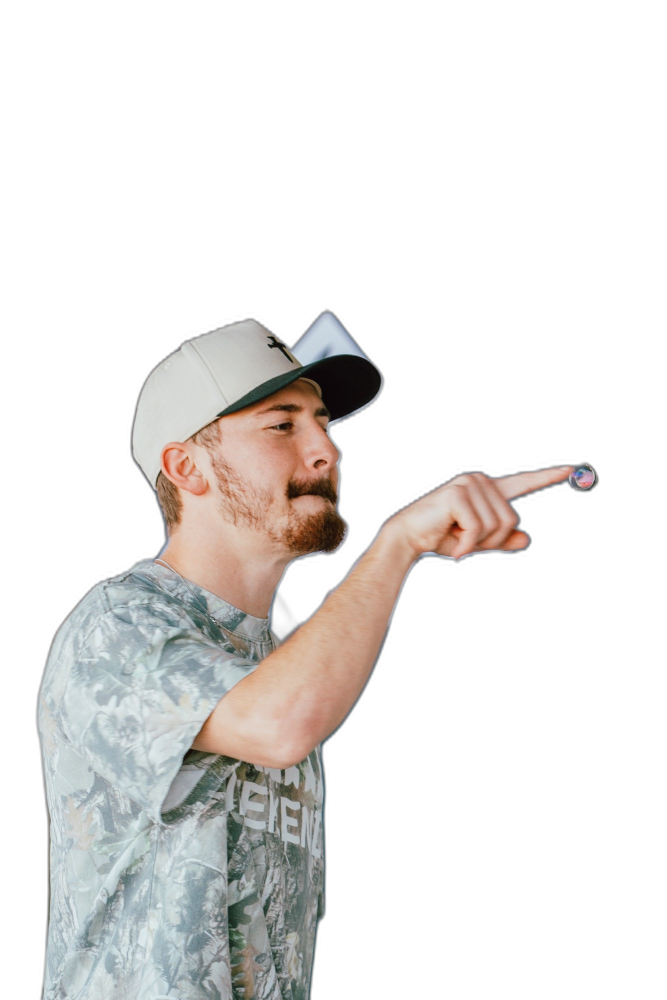
#> input picture source-art/cut1.png, 1333 x 2000 px, found by its file name (shown at 1/2 size)
$ python prep.py
#> lines starting #> are read from the running program, lines starting #| are printed output that depends on the picture; after the words box and inside, x2 and y2 are one past the last pixel; in counts of white or black regions, pixels touching at a corner belong together
from PIL import Image, ImageDraw, ImageFilter
import base64, io, json
I='../../images/'
def mask_ellipse(size, box, feather):
    m=Image.new('L',size,0); d=ImageDraw.Draw(m); d.ellipse(box,fill=255)
    return m.filter(ImageFilter.GaussianBlur(feather))
def mul_alpha(im, m):
    a=im.getchannel('A'); from PIL import ImageChops
    im.putalpha(ImageChops.multiply(a,m)); return im
# head1
c1=Image.open('cut1.png').crop((240,600,780,1130))
m=mask_ellipse(c1.size,(25,25,525,515),6)
#> in mask_ellipse, `m = Image.new('L', size, 0)`: m: PIL image 540x530 L; every value is 0
d=ImageDraw.Draw(m); d.polygon([(350,0),(540,0),(540,104),(470,108),(400,120),(356,128),(344,98)],fill=0)
h1=mul_alpha(c1,m); h1=h1.crop(h1.getbbox()); print('h1',h1.size, c1.getbbox())
#| h1 (504, 506) (19, 24, 523, 530)
# head2
c2=Image.open('cut2.png').crop((670,540,870,800))
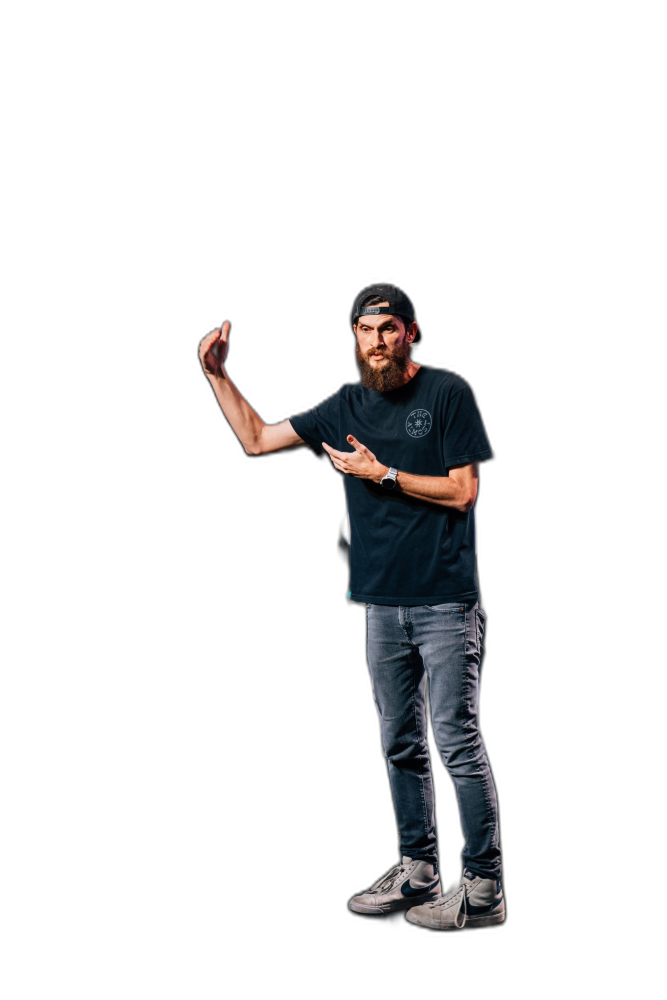
#> input picture source-art/cut2.png, 1333 x 2000 px, found by its file name (shown at 1/2 size)
m=mask_ellipse(c2.size,(5,8,195,242),3)
#> in mask_ellipse (call 2), `m = Image.new('L', size, 0)`: m: PIL image 200x260 L; every value is 0
h2=mul_alpha(c2,m); h2=h2.crop(h2.getbbox()); print('h2',h2.size)
#> in mul_alpha (call 2), `a = im.getchannel('A')`:
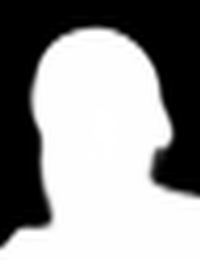
#> a: PIL image 200x260 L; min 0, max 255, mean 147.9
#> in mul_alpha (call 2), `im.putalpha(ImageChops.multiply(a, m))`:
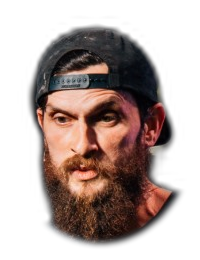
#> im: PIL image 200x260 RGBA; mean R, G, B, A 48.1, 34.5, 31.2, 116.4; transparent parts drawn white
#> after `h2 = h2.crop(h2.getbbox())`:
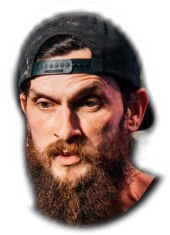
#> h2: PIL image 170x235 RGBA; mean R, G, B, A 61.4, 42.7, 37.8, 151.5; transparent parts drawn white
#| h2 (170, 235)
# busts
cu=Image.open('cut1.png'); mm=Image.new('L',cu.size,255); ImageDraw.Draw(mm).polygon([(x+240,y+600) for x,y in [(350,0),(540,0),(540,104),(470,108),(400,120),(356,128),(344,98)]],fill=0)
#> further down, cu is the input picture: PIL image 1333x2000 RGBA; mean R, G, B, A 47.1, 45, 43.3, 69.3
#> after `mm = Image.new('L', cu.size, 255)`: mm: PIL image 1333x2000 L; every value is 255
#> after `ImageDraw.Draw(mm).polygon([(x + 240, y + 600) for x, y in [(350, 0), `:
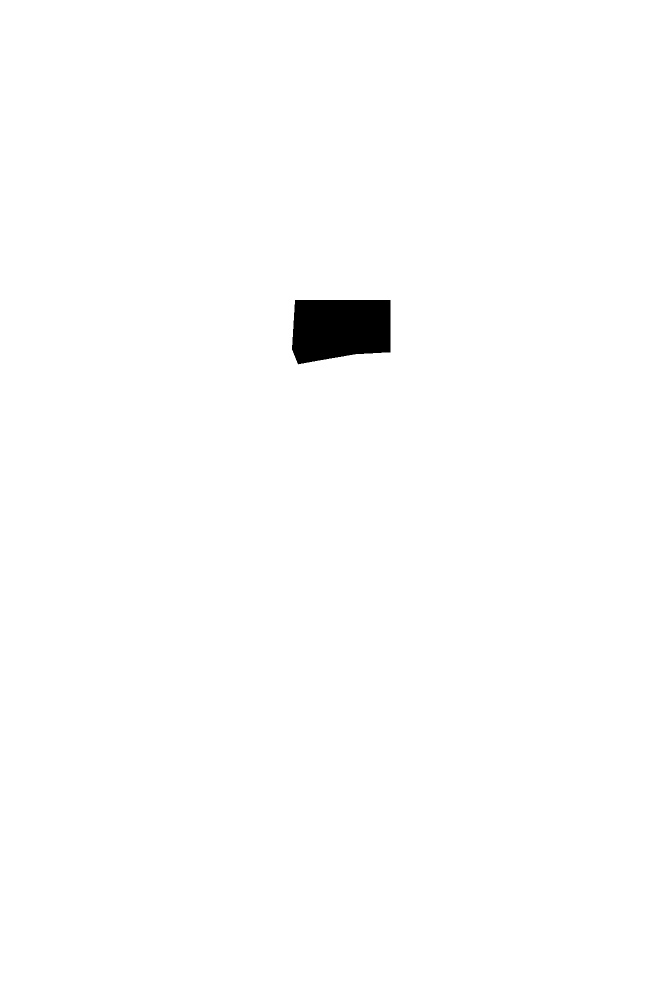
#> mm: PIL image 1333x2000 L (shown at 1/2 size); 99.2% white; 1 black region, box (x1, y1, x2, y2) and area: (584, 600, 781, 729) 22138
from PIL import ImageChops
cu.putalpha(ImageChops.multiply(cu.getchannel('A'),mm))
b1=cu.crop((40,600,1240,1700)); b1=b1.resize((b1.width*36//100,b1.height*36//100),Image.LANCZOS)
#> after `b1 = b1.resize((b1.width * 36 // 100, b1.height * 36 // 100), Image.LA`:
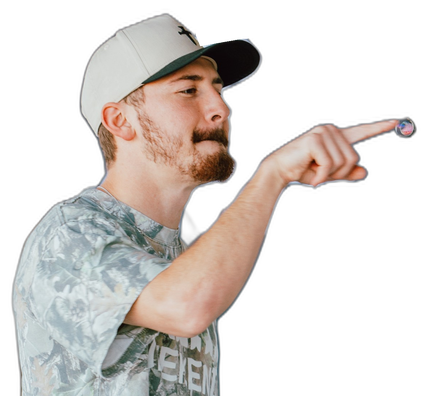
#> b1: PIL image 432x396 RGBA; mean R, G, B, A 74.3, 68.7, 64.9, 106.8; transparent parts drawn white
b2=Image.open('cut2.png').crop((560,540,1060,1300)); b2=b2.resize((b2.width*60//100,b2.height*60//100),Image.LANCZOS)
#> after `b2 = Image.open('cut2.png').crop((560, 540, 1060, 1300))`:
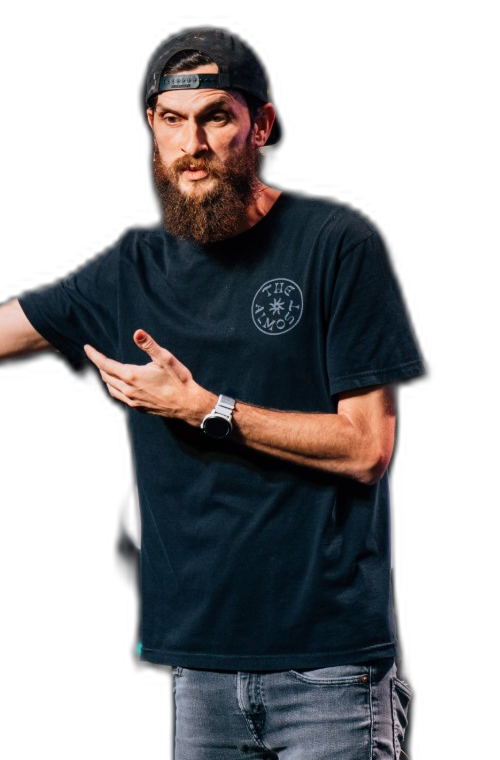
#> b2: PIL image 500x760 RGBA; mean R, G, B, A 23.7, 23.5, 25.4, 118.4; transparent parts drawn white
#> (the run stopped early here; a loop or call above may not have finished)
